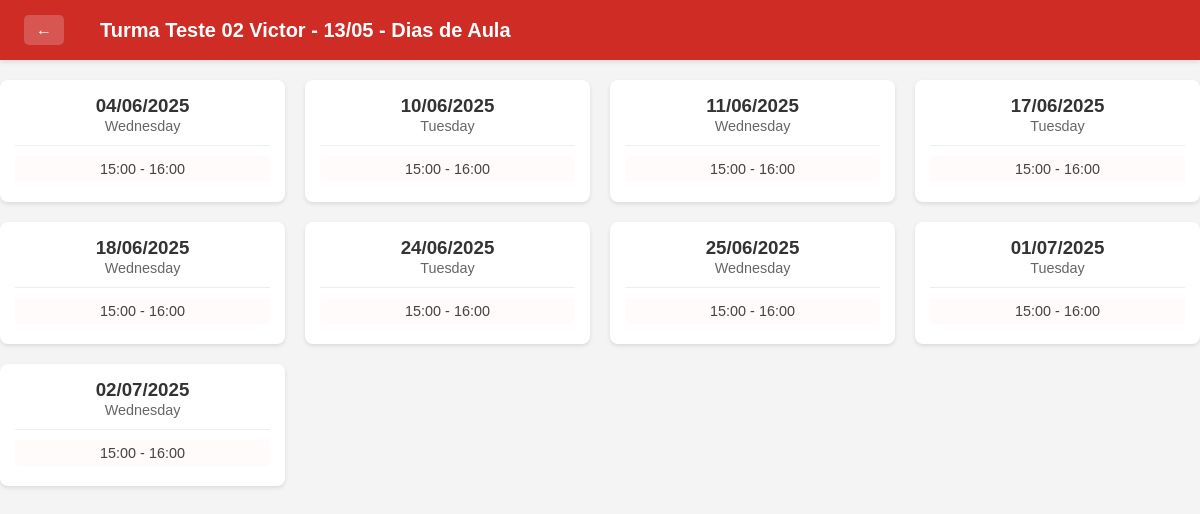
The app's page /turmas/12/dias/ (signed in) with its own data.
### portal/models.py (models this page shows, shortened)
class Turma(models.Model):
    nome = models.CharField(max_length=100)
    professor = models.ForeignKey('Professor', on_delete=models.SET_NULL, null=True)
    codigo = models.CharField(max_length=20, unique=True, default='DEFAULT001')
    descricao = models.TextField(blank=True)
    data_criacao = models.DateTimeField(default=timezone.now)
    alunos = models.ManyToManyField('Aluno', related_name='turmas', blank=True)

class DiaAula(models.Model):
    turma = models.ForeignKey(Turma, on_delete=models.CASCADE, related_name='dias_aula')
    data = models.DateField()
    class Meta:
        ordering = ['data']
        unique_together = ['turma', 'data']

class HorarioTurma(models.Model):
    turma = models.ForeignKey(Turma, on_delete=models.CASCADE, related_name='horarios')
    hora_inicio = models.TimeField()
    hora_fim = models.TimeField()
    class Meta:
        ordering = ['hora_inicio']

class DiaSemana(models.Model):
    DIAS_SEMANA = [
        (0, 'Domingo'),
        (1, 'Segunda-feira'),
        (2, 'Terça-feira'),
        (3, 'Quarta-feira'),
        (4, 'Quinta-feira'),
        (5, 'Sexta-feira'),
        (6, 'Sábado'),
    ]
    dia = models.IntegerField(choices=DIAS_SEMANA)
    horario_turma = models.ForeignKey('HorarioTurma', on_delete=models.CASCADE, related_name='dias')
    class Meta:
        unique_together = ['dia', 'horario_turma']

### portal/views.py (the view)
# urls.py: path('turmas/<int:turma_id>/dias/', views.dias_aula, name='dias_aula'),
@login_required
def dias_aula(request, turma_id):
    turma = get_object_or_404(Turma, id=turma_id)
    dias = DiaAula.objects.filter(turma=turma)
    hoje = date.today()
    proximos_30_dias = [hoje + timedelta(days=x) for x in range(30)]
    for dia in proximos_30_dias:
        for horario in turma.horarios.all():
            if dia.weekday() in [d.dia for d in horario.dias.all()]:
                DiaAula.objects.get_or_create(turma=turma, data=dia)
    dias = DiaAula.objects.filter(turma=turma, data__gte=hoje).order_by('data')
    return render(request, 'dias_aula.html', {'turma': turma, 'dias': dias})

### portal/templates/dias_aula.html (shortened to what this page needs)
{% extends "base.html" %}
{% block content %}
<div class="header">
    <a href="{% url 'listar_turmas' %}">&#8592;</a>
    <h2>{{ turma.nome }} - Dias de Aula</h2>
</div>
<div class="container">
    <div class="dias-grid">
        {% for dia in dias %}
        <div class="dia-card" onclick="window.location.href='{% url 'cadastrar_presenca' dia.id %}'">
            <div class="dia-header">
                <h3>{{ dia.data|date:"d/m/Y" }}</h3>
                <span class="dia-semana">{{ dia.data|date:"l"|capfirst }}</span>
            </div>
            <div class="horarios">
                {% for horario in turma.horarios.all %}
                {% for dia_horario in horario.dias.all %}
                {% if dia_horario.dia == dia.data.weekday %}
                <div class="horario-item">
                    {{ horario.hora_inicio|time:"H:i" }} - {{ horario.hora_fim|time:"H:i" }}
                </div>
                {% endif %}
                {% endfor %}
                {% endfor %}
            </div>
        </div>
        {% endfor %}
    </div>
</div>
{% endblock %}

### portal/static/portal/css/style.css (style rules this page uses)
body { font-family: Arial, sans-serif; background-color: #f4f4f4; text-align: center; margin: 0; padding: 0; }

### portal/templates/dias_aula.html (style rules this page uses)
body { margin: 0; font-family: Arial, sans-serif; }
.header { position: fixed; background-color: #CE2C25; color: white; height: 60px; display: flex; align-items: center; padding: 1rem 1.5rem; box-shadow: 0 2px 5px rgba(0, 0, 0, 0.1); box-sizing: border-box; top: 0; left: 0; width: 100vw; z-index: 1000; gap: 1rem; }
.header a { color: white; text-decoration: none; font-size: 16px; margin-right: 20px; background-color: rgba(255, 255, 255, 0.2); padding: 6px 12px; border-radius: 5px; transition: background-color 0.2s; }
.header h2 { margin: 0; font-size: 20px; }
.container { max-width: 1200px; margin: 0 auto; padding-top: 30px; }
.dias-grid { display: grid; grid-template-columns: repeat(auto-fill, minmax(250px, 1fr)); gap: 20px; margin-top: 20px; }
.dia-card { background: white; border-radius: 8px; padding: 15px; box-shadow: 0 2px 4px rgba(0,0,0,0.1); cursor: pointer; transition: transform 0.2s; }
.dia-header { border-bottom: 1px solid #eee; padding-bottom: 10px; margin-bottom: 10px; }
.dia-header h3 { margin: 0; color: #333; }
.dia-semana { color: #666; font-size: 0.9em; }
.horarios { margin-top: 10px; }
.horario-item { background: #fffbfb; padding: 5px 10px; border-radius: 4px; margin: 5px 0; font-size: 0.9em; color: #444; }

### records on screen
Turma: nome "Turma Teste 02 Victor - 13/05"
DiaAula: data "04/06/2025", data "Wednesday"
HorarioTurma: hora_inicio "15:00", hora_fim "16:00"
DiaAula: data "10/06/2025", data "Tuesday"
HorarioTurma: hora_inicio "15:00", hora_fim "16:00"
DiaAula: data "11/06/2025", data "Wednesday"
DiaAula: data "17/06/2025", data "Tuesday"
DiaAula: data "18/06/2025", data "Wednesday"
DiaAula: data "24/06/2025", data "Tuesday"
DiaAula: data "25/06/2025", data "Wednesday"
DiaAula: data "01/07/2025", data "Tuesday"
DiaAula: data "02/07/2025", data "Wednesday"
